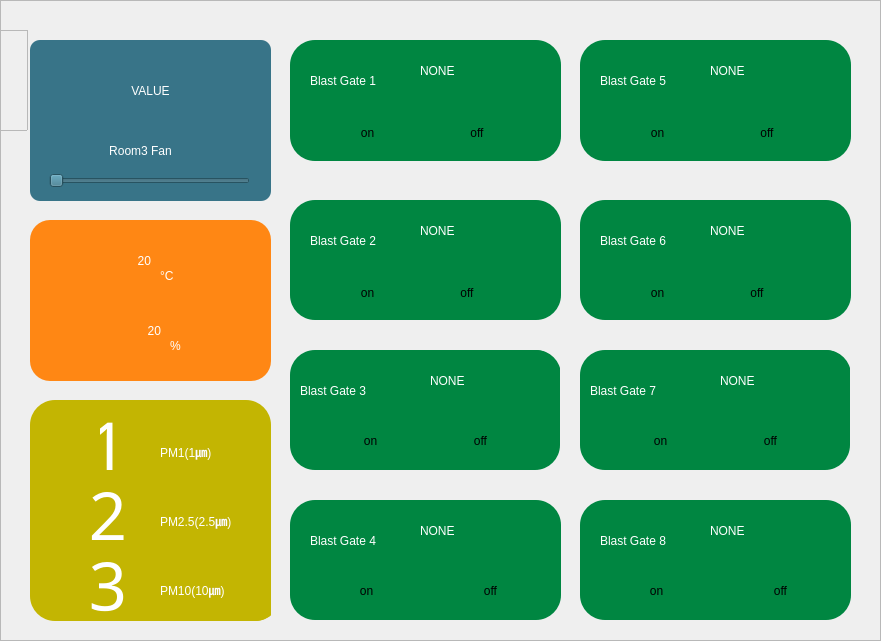
  <widget class="QFrame" name="frame_room3">
   <property name="geometry">
    <rect>
     <x>150</x>
     <y>60</y>
     <width>881</width>
     <height>641</height>
    </rect>
   </property>
   <property name="frameShape">
    <enum>QFrame::StyledPanel</enum>
   </property>
   <property name="frameShadow">
    <enum>QFrame::Raised</enum>
   </property>
   <widget class="QFrame" name="frame_10">
    <property name="geometry">
     <rect>
      <x>-13</x>
      <y>30</y>
      <width>41</width>
      <height>101</height>
     </rect>
    </property>
    <property name="styleSheet">
     <string notr="true">image: url(:/icon/icon/body.png);</string>
    </property>
    <property name="frameShape">
     <enum>QFrame::StyledPanel</enum>
    </property>
    <property name="frameShadow">
     <enum>QFrame::Raised</enum>
    </property>
   </widget>
   <widget class="QFrame" name="frame_25">
    <property name="geometry">
     <rect>
      <x>30</x>
      <y>400</y>
      <width>241</width>
      <height>221</height>
     </rect>
    </property>
    <property name="font">
     <font>
      <pointsize>30</pointsize>
     </font>
    </property>
    <property name="styleSheet">
     <string notr="true">    border-radius: 25;
background-color: rgb(195, 181, 2);</string>
    </property>
    <property name="frameShape">
     <enum>QFrame::StyledPanel</enum>
    </property>
    <property name="frameShadow">
     <enum>QFrame::Raised</enum>
    </property>
    <widget class="QLabel" name="lcdNumber_room3_pm1">
     <property name="geometry">
      <rect>
       <x>70</x>
       <y>0</y>
       <width>27</width>
       <height>89</height>
      </rect>
     </property>
     <property name="font">
      <font>
       <family>Yu Gothic UI Semibold</family>
       <pointsize>50</pointsize>
       <weight>7</weight>
       <italic>false</italic>
       <bold>false</bold>
      </font>
     </property>
     <property name="styleSheet">
      <string notr="true">color: rgb(255, 255, 255);
font: 63 50pt &quot;Yu Gothic UI Semibold&quot;;</string>
     </property>
     <property name="text">
      <string>1</string>
     </property>
     <property name="alignment">
      <set>Qt::AlignRight|Qt::AlignTrailing|Qt::AlignVCenter</set>
     </property>
    </widget>
    <widget class="QLabel" name="lcdNumber_room3_pm25">
     <property name="geometry">
      <rect>
       <x>60</x>
       <y>70</y>
       <width>37</width>
       <height>89</height>
      </rect>
     </property>
     <property name="font">
      <font>
       <family>Yu Gothic UI Semibold</family>
       <pointsize>50</pointsize>
       <weight>7</weight>
       <italic>false</italic>
       <bold>false</bold>
      </font>
     </property>
     <property name="styleSheet">
      <string notr="true">color: rgb(255, 255, 255);
font: 63 50pt &quot;Yu Gothic UI Semibold&quot;;</string>
     </property>
     <property name="text">
      <string>2</string>
     </property>
     <property name="alignment">
      <set>Qt::AlignRight|Qt::AlignTrailing|Qt::AlignVCenter</set>
     </property>
    </widget>
    <widget class="QLabel" name="lcdNumber_room1_pm10_2">
     <property name="geometry">
      <rect>
       <x>60</x>
       <y>140</y>
       <width>37</width>
       <height>89</height>
      </rect>
     </property>
     <property name="font">
      <font>
       <family>Yu Gothic UI Semibold</family>
       <pointsize>50</pointsize>
       <weight>7</weight>
       <italic>false</italic>
       <bold>false</bold>
      </font>
     </property>
     <property name="styleSheet">
      <string notr="true">color: rgb(255, 255, 255);
font: 63 50pt &quot;Yu Gothic UI Semibold&quot;;</string>
     </property>
     <property name="text">
      <string>3</string>
     </property>
     <property name="alignment">
      <set>Qt::AlignRight|Qt::AlignTrailing|Qt::AlignVCenter</set>
     </property>
    </widget>
    <widget class="QWidget" name="layoutWidget">
     <property name="geometry">
      <rect>
       <x>130</x>
       <y>20</y>
       <width>120</width>
       <height>201</height>
      </rect>
     </property>
     <layout class="QVBoxLayout" name="verticalLayout_2">
      <item>
       <widget class="QLabel" name="label_67">
        <property name="styleSheet">
         <string notr="true">color: rgb(255, 255, 255);
font: 63 16pt &quot;Yu Gothic UI Semibold&quot;;</string>
        </property>
        <property name="text">
         <string>PM1(1㎛)</string>
        </property>
       </widget>
      </item>
      <item>
       <widget class="QLabel" name="label_68">
        <property name="styleSheet">
         <string notr="true">color: rgb(255, 255, 255);
font: 63 15pt &quot;Yu Gothic UI Semibold&quot;;</string>
        </property>
        <property name="text">
         <string>PM2.5(2.5㎛)</string>
        </property>
       </widget>
      </item>
      <item>
       <widget class="QLabel" name="label_57">
        <property name="styleSheet">
         <string notr="true">color: rgb(255, 255, 255);
font: 63 15pt &quot;Yu Gothic UI Semibold&quot;;</string>
        </property>
        <property name="text">
         <string>PM10(10㎛)</string>
        </property>
       </widget>
      </item>
     </layout>
    </widget>
   </widget>
   <widget class="QFrame" name="frame_27">
    <property name="geometry">
     <rect>
      <x>30</x>
      <y>40</y>
      <width>241</width>
      <height>161</height>
     </rect>
    </property>
    <property name="styleSheet">
     <string notr="true">background-color: rgb(56, 116, 136);
    border-radius: 10;</string>
    </property>
    <property name="frameShape">
     <enum>QFrame::StyledPanel</enum>
    </property>
    <property name="frameShadow">
     <enum>QFrame::Raised</enum>
    </property>
    <widget class="QLabel" name="lcdNumber_room3_Fan_1">
     <property name="geometry">
      <rect>
       <x>30</x>
       <y>20</y>
       <width>181</width>
       <height>61</height>
      </rect>
     </property>
     <property name="styleSheet">
      <string notr="true">color: rgb(255, 255, 255);
font: 63 40pt &quot;Yu Gothic UI Semibold&quot;;</string>
     </property>
     <property name="text">
      <string>VALUE</string>
     </property>
     <property name="alignment">
      <set>Qt::AlignCenter</set>
     </property>
    </widget>
    <widget class="QLabel" name="label_70">
     <property name="geometry">
      <rect>
       <x>40</x>
       <y>100</y>
       <width>141</width>
       <height>21</height>
      </rect>
     </property>
     <property name="styleSheet">
      <string notr="true">color: rgb(255, 255, 255);
font: 75 12pt &quot;Century Gothic&quot;;</string>
     </property>
     <property name="text">
      <string>Room3 Fan</string>
     </property>
     <property name="alignment">
      <set>Qt::AlignCenter</set>
     </property>
    </widget>
    <widget class="QPushButton" name="pushButton_room3_fan1_on">
     <property name="geometry">
      <rect>
       <x>20</x>
       <y>160</y>
       <width>60</width>
       <height>18</height>
      </rect>
     </property>
     <property name="text">
      <string>ON</string>
     </property>
    </widget>
    <widget class="QSlider" name="horizontalSlider">
     <property name="geometry">
      <rect>
       <x>19</x>
       <y>130</y>
       <width>201</width>
       <height>22</height>
      </rect>
     </property>
     <property name="orientation">
      <enum>Qt::Horizontal</enum>
     </property>
    </widget>
   </widget>
   <widget class="QFrame" name="frame_28">
    <property name="geometry">
     <rect>
      <x>30</x>
      <y>220</y>
      <width>241</width>
      <height>161</height>
     </rect>
    </property>
    <property name="styleSheet">
     <string notr="true">background-color: rgb(255, 135, 20);
    border-radius: 20;</string>
    </property>
    <property name="frameShape">
     <enum>QFrame::StyledPanel</enum>
    </property>
    <property name="frameShadow">
     <enum>QFrame::Raised</enum>
    </property>
    <widget class="QLabel" name="lcdNumber_room3_temp">
     <property name="geometry">
      <rect>
       <x>20</x>
       <y>10</y>
       <width>101</width>
       <height>61</height>
      </rect>
     </property>
     <property name="styleSheet">
      <string notr="true">color: rgb(255, 255, 255);
font: 63 50pt &quot;Yu Gothic UI Semibold&quot;;</string>
     </property>
     <property name="text">
      <string>20</string>
     </property>
     <property name="alignment">
      <set>Qt::AlignRight|Qt::AlignTrailing|Qt::AlignVCenter</set>
     </property>
    </widget>
    <widget class="QLabel" name="label_72">
     <property name="geometry">
      <rect>
       <x>130</x>
       <y>40</y>
       <width>41</width>
       <height>31</height>
      </rect>
     </property>
     <property name="styleSheet">
      <string notr="true">color: rgb(255, 255, 255);
font: 63 16pt &quot;Yu Gothic UI Semibold&quot;;</string>
     </property>
     <property name="text">
      <string>°C</string>
     </property>
    </widget>
    <widget class="QLabel" name="label_64">
     <property name="geometry">
      <rect>
       <x>140</x>
       <y>110</y>
       <width>51</width>
       <height>31</height>
      </rect>
     </property>
     <property name="styleSheet">
      <string notr="true">color: rgb(255, 255, 255);
font: 63 16pt &quot;Yu Gothic UI Semibold&quot;;</string>
     </property>
     <property name="text">
      <string>%</string>
     </property>
    </widget>
    <widget class="QLabel" name="lcdNumber_room3_humi">
     <property name="geometry">
      <rect>
       <x>30</x>
       <y>80</y>
       <width>101</width>
       <height>61</height>
      </rect>
     </property>
     <property name="styleSheet">
      <string notr="true">color: rgb(255, 255, 255);
font: 63 50pt &quot;Yu Gothic UI Semibold&quot;;</string>
     </property>
     <property name="text">
      <string>20</string>
     </property>
     <property name="alignment">
      <set>Qt::AlignRight|Qt::AlignTrailing|Qt::AlignVCenter</set>
     </property>
    </widget>
   </widget>
   <widget class="QFrame" name="frame_34">
    <property name="geometry">
     <rect>
      <x>290</x>
      <y>350</y>
      <width>270</width>
      <height>120</height>
     </rect>
    </property>
    <property name="styleSheet">
     <string notr="true">background-color: rgb(0, 134, 65);
    border-radius: 25;</string>
    </property>
    <property name="frameShape">
     <enum>QFrame::StyledPanel</enum>
    </property>
    <property name="frameShadow">
     <enum>QFrame::Raised</enum>
    </property>
    <widget class="QLabel" name="lcdNumber_room3_gate3_3">
     <property name="geometry">
      <rect>
       <x>140</x>
       <y>0</y>
       <width>131</width>
       <height>61</height>
      </rect>
     </property>
     <property name="styleSheet">
      <string notr="true">color: rgb(255, 255, 255);
font: 63 30pt &quot;Yu Gothic UI Semibold&quot;;</string>
     </property>
     <property name="text">
      <string>NONE</string>
     </property>
    </widget>
    <widget class="QLabel" name="label_77">
     <property name="geometry">
      <rect>
       <x>10</x>
       <y>30</y>
       <width>111</width>
       <height>21</height>
      </rect>
     </property>
     <property name="styleSheet">
      <string notr="true">color: rgb(255, 255, 255);
font: 75 12pt &quot;Century Gothic&quot;;</string>
     </property>
     <property name="text">
      <string>Blast Gate 3</string>
     </property>
    </widget>
    <widget class="QPushButton" name="pushButton_room3_gate3_off_2">
     <property name="geometry">
      <rect>
       <x>30</x>
       <y>70</y>
       <width>101</width>
       <height>41</height>
      </rect>
     </property>
     <property name="styleSheet">
      <string notr="true">font: 20pt &quot;WebHostingHub-Glyphs&quot;;</string>
     </property>
     <property name="text">
      <string>on</string>
     </property>
    </widget>
    <widget class="QPushButton" name="pushButton_room3_gate4_off_2">
     <property name="geometry">
      <rect>
       <x>140</x>
       <y>70</y>
       <width>101</width>
       <height>41</height>
      </rect>
     </property>
     <property name="styleSheet">
      <string notr="true">font: 20pt &quot;WebHostingHub-Glyphs&quot;;</string>
     </property>
     <property name="text">
      <string>off</string>
     </property>
    </widget>
   </widget>
   <widget class="QFrame" name="frame_32">
    <property name="geometry">
     <rect>
      <x>290</x>
      <y>40</y>
      <width>271</width>
      <height>121</height>
     </rect>
    </property>
    <property name="styleSheet">
     <string notr="true">background-color: rgb(0, 134, 65);
    border-radius: 25;</string>
    </property>
    <property name="frameShape">
     <enum>QFrame::StyledPanel</enum>
    </property>
    <property name="frameShadow">
     <enum>QFrame::Raised</enum>
    </property>
    <widget class="QLabel" name="lcdNumber_room3_gate1_2">
     <property name="geometry">
      <rect>
       <x>130</x>
       <y>0</y>
       <width>131</width>
       <height>61</height>
      </rect>
     </property>
     <property name="styleSheet">
      <string notr="true">color: rgb(255, 255, 255);
font: 63 30pt &quot;Yu Gothic UI Semibold&quot;;</string>
     </property>
     <property name="text">
      <string>NONE</string>
     </property>
    </widget>
    <widget class="QLabel" name="label_74">
     <property name="geometry">
      <rect>
       <x>20</x>
       <y>30</y>
       <width>111</width>
       <height>21</height>
      </rect>
     </property>
     <property name="styleSheet">
      <string notr="true">color: rgb(255, 255, 255);
font: 75 12pt &quot;Century Gothic&quot;;</string>
     </property>
     <property name="text">
      <string>Blast Gate 1</string>
     </property>
    </widget>
    <widget class="QPushButton" name="pushButton_room3_gate1_on_2">
     <property name="geometry">
      <rect>
       <x>30</x>
       <y>72</y>
       <width>95</width>
       <height>41</height>
      </rect>
     </property>
     <property name="styleSheet">
      <string notr="true">font: 20pt &quot;WebHostingHub-Glyphs&quot;;</string>
     </property>
     <property name="text">
      <string>on</string>
     </property>
    </widget>
    <widget class="QPushButton" name="pushButton_room3_gate2_on_2">
     <property name="geometry">
      <rect>
       <x>140</x>
       <y>72</y>
       <width>94</width>
       <height>41</height>
      </rect>
     </property>
     <property name="styleSheet">
      <string notr="true">font: 20pt &quot;WebHostingHub-Glyphs&quot;;</string>
     </property>
     <property name="text">
      <string>off</string>
     </property>
    </widget>
   </widget>
   <widget class="QFrame" name="frame_35">
    <property name="geometry">
     <rect>
      <x>290</x>
      <y>500</y>
      <width>271</width>
      <height>120</height>
     </rect>
    </property>
    <property name="styleSheet">
     <string notr="true">background-color: rgb(0, 134, 65);
    border-radius: 25;</string>
    </property>
    <property name="frameShape">
     <enum>QFrame::StyledPanel</enum>
    </property>
    <property name="frameShadow">
     <enum>QFrame::Raised</enum>
    </property>
    <widget class="QLabel" name="lcdNumber_room3_gate3_4">
     <property name="geometry">
      <rect>
       <x>130</x>
       <y>0</y>
       <width>131</width>
       <height>61</height>
      </rect>
     </property>
     <property name="styleSheet">
      <string notr="true">color: rgb(255, 255, 255);
font: 63 30pt &quot;Yu Gothic UI Semibold&quot;;</string>
     </property>
     <property name="text">
      <string>NONE</string>
     </property>
    </widget>
    <widget class="QLabel" name="label_84">
     <property name="geometry">
      <rect>
       <x>20</x>
       <y>30</y>
       <width>101</width>
       <height>21</height>
      </rect>
     </property>
     <property name="styleSheet">
      <string notr="true">color: rgb(255, 255, 255);
font: 75 12pt &quot;Century Gothic&quot;;</string>
     </property>
     <property name="text">
      <string>Blast Gate 4</string>
     </property>
    </widget>
    <widget class="QPushButton" name="pushButton_room3_gate3_on_2">
     <property name="geometry">
      <rect>
       <x>40</x>
       <y>70</y>
       <width>73</width>
       <height>41</height>
      </rect>
     </property>
     <property name="styleSheet">
      <string notr="true">font: 20pt &quot;WebHostingHub-Glyphs&quot;;</string>
     </property>
     <property name="text">
      <string>on</string>
     </property>
    </widget>
    <widget class="QPushButton" name="pushButton_room3_gate4_on_2">
     <property name="geometry">
      <rect>
       <x>150</x>
       <y>70</y>
       <width>101</width>
       <height>41</height>
      </rect>
     </property>
     <property name="styleSheet">
      <string notr="true">font: 20pt &quot;WebHostingHub-Glyphs&quot;;</string>
     </property>
     <property name="text">
      <string>off</string>
     </property>
    </widget>
   </widget>
   <widget class="QFrame" name="frame_33">
    <property name="geometry">
     <rect>
      <x>290</x>
      <y>200</y>
      <width>271</width>
      <height>120</height>
     </rect>
    </property>
    <property name="styleSheet">
     <string notr="true">background-color: rgb(0, 134, 65);
    border-radius: 25;</string>
    </property>
    <property name="frameShape">
     <enum>QFrame::StyledPanel</enum>
    </property>
    <property name="frameShadow">
     <enum>QFrame::Raised</enum>
    </property>
    <widget class="QLabel" name="lcdNumber_room3_gate2_2">
     <property name="geometry">
      <rect>
       <x>130</x>
       <y>0</y>
       <width>131</width>
       <height>61</height>
      </rect>
     </property>
     <property name="styleSheet">
      <string notr="true">color: rgb(255, 255, 255);
font: 63 30pt &quot;Yu Gothic UI Semibold&quot;;</string>
     </property>
     <property name="text">
      <string>NONE</string>
     </property>
    </widget>
    <widget class="QLabel" name="label_85">
     <property name="geometry">
      <rect>
       <x>20</x>
       <y>30</y>
       <width>101</width>
       <height>21</height>
      </rect>
     </property>
     <property name="styleSheet">
      <string notr="true">color: rgb(255, 255, 255);
font: 75 12pt &quot;Century Gothic&quot;;</string>
     </property>
     <property name="text">
      <string>Blast Gate 2</string>
     </property>
    </widget>
    <widget class="QPushButton" name="pushButton_room3_gate1_off_2">
     <property name="geometry">
      <rect>
       <x>30</x>
       <y>72</y>
       <width>95</width>
       <height>41</height>
      </rect>
     </property>
     <property name="styleSheet">
      <string notr="true">font: 20pt &quot;WebHostingHub-Glyphs&quot;;</string>
     </property>
     <property name="text">
      <string>on</string>
     </property>
    </widget>
    <widget class="QPushButton" name="pushButton_room3_gate2_off_2">
     <property name="geometry">
      <rect>
       <x>130</x>
       <y>72</y>
       <width>94</width>
       <height>41</height>
      </rect>
     </property>
     <property name="styleSheet">
      <string notr="true">font: 20pt &quot;WebHostingHub-Glyphs&quot;;</string>
     </property>
     <property name="text">
      <string>off</string>
     </property>
    </widget>
   </widget>
   <widget class="QFrame" name="frame_39">
    <property name="geometry">
     <rect>
      <x>580</x>
      <y>350</y>
      <width>270</width>
      <height>120</height>
     </rect>
    </property>
    <property name="styleSheet">
     <string notr="true">background-color: rgb(0, 134, 65);
    border-radius: 25;</string>
    </property>
    <property name="frameShape">
     <enum>QFrame::StyledPanel</enum>
    </property>
    <property name="frameShadow">
     <enum>QFrame::Raised</enum>
    </property>
    <widget class="QLabel" name="lcdNumber_room3_gate3_7">
     <property name="geometry">
      <rect>
       <x>140</x>
       <y>0</y>
       <width>131</width>
       <height>61</height>
      </rect>
     </property>
     <property name="styleSheet">
      <string notr="true">color: rgb(255, 255, 255);
font: 63 30pt &quot;Yu Gothic UI Semibold&quot;;</string>
     </property>
     <property name="text">
      <string>NONE</string>
     </property>
    </widget>
    <widget class="QLabel" name="label_94">
     <property name="geometry">
      <rect>
       <x>10</x>
       <y>30</y>
       <width>111</width>
       <height>21</height>
      </rect>
     </property>
     <property name="styleSheet">
      <string notr="true">color: rgb(255, 255, 255);
font: 75 12pt &quot;Century Gothic&quot;;</string>
     </property>
     <property name="text">
      <string>Blast Gate 7</string>
     </property>
    </widget>
    <widget class="QPushButton" name="pushButton_room3_gate3_off_4">
     <property name="geometry">
      <rect>
       <x>30</x>
       <y>70</y>
       <width>101</width>
       <height>41</height>
      </rect>
     </property>
     <property name="styleSheet">
      <string notr="true">font: 20pt &quot;WebHostingHub-Glyphs&quot;;</string>
     </property>
     <property name="text">
      <string>on</string>
     </property>
    </widget>
    <widget class="QPushButton" name="pushButton_room3_gate4_off_4">
     <property name="geometry">
      <rect>
       <x>140</x>
       <y>70</y>
       <width>101</width>
       <height>41</height>
      </rect>
     </property>
     <property name="styleSheet">
      <string notr="true">font: 20pt &quot;WebHostingHub-Glyphs&quot;;</string>
     </property>
     <property name="text">
      <string>off</string>
     </property>
    </widget>
   </widget>
   <widget class="QFrame" name="frame_40">
    <property name="geometry">
     <rect>
      <x>580</x>
      <y>200</y>
      <width>271</width>
      <height>120</height>
     </rect>
    </property>
    <property name="styleSheet">
     <string notr="true">background-color: rgb(0, 134, 65);
    border-radius: 25;</string>
    </property>
    <property name="frameShape">
     <enum>QFrame::StyledPanel</enum>
    </property>
    <property name="frameShadow">
     <enum>QFrame::Raised</enum>
    </property>
    <widget class="QLabel" name="lcdNumber_room3_gate2_5">
     <property name="geometry">
      <rect>
       <x>130</x>
       <y>0</y>
       <width>131</width>
       <height>61</height>
      </rect>
     </property>
     <property name="styleSheet">
      <string notr="true">color: rgb(255, 255, 255);
font: 63 30pt &quot;Yu Gothic UI Semibold&quot;;</string>
     </property>
     <property name="text">
      <string>NONE</string>
     </property>
    </widget>
    <widget class="QLabel" name="label_95">
     <property name="geometry">
      <rect>
       <x>20</x>
       <y>30</y>
       <width>101</width>
       <height>21</height>
      </rect>
     </property>
     <property name="styleSheet">
      <string notr="true">color: rgb(255, 255, 255);
font: 75 12pt &quot;Century Gothic&quot;;</string>
     </property>
     <property name="text">
      <string>Blast Gate 6</string>
     </property>
    </widget>
    <widget class="QPushButton" name="pushButton_room3_gate1_off_5">
     <property name="geometry">
      <rect>
       <x>30</x>
       <y>72</y>
       <width>95</width>
       <height>41</height>
      </rect>
     </property>
     <property name="styleSheet">
      <string notr="true">font: 20pt &quot;WebHostingHub-Glyphs&quot;;</string>
     </property>
     <property name="text">
      <string>on</string>
     </property>
    </widget>
    <widget class="QPushButton" name="pushButton_room3_gate2_off_5">
     <property name="geometry">
      <rect>
       <x>130</x>
       <y>72</y>
       <width>94</width>
       <height>41</height>
      </rect>
     </property>
     <property name="styleSheet">
      <string notr="true">font: 20pt &quot;WebHostingHub-Glyphs&quot;;</string>
     </property>
     <property name="text">
      <string>off</string>
     </property>
    </widget>
   </widget>
   <widget class="QFrame" name="frame_41">
    <property name="geometry">
     <rect>
      <x>580</x>
      <y>500</y>
      <width>271</width>
      <height>120</height>
     </rect>
    </property>
    <property name="styleSheet">
     <string notr="true">background-color: rgb(0, 134, 65);
    border-radius: 25;</string>
    </property>
    <property name="frameShape">
     <enum>QFrame::StyledPanel</enum>
    </property>
    <property name="frameShadow">
     <enum>QFrame::Raised</enum>
    </property>
    <widget class="QLabel" name="lcdNumber_room3_gate3_8">
     <property name="geometry">
      <rect>
       <x>130</x>
       <y>0</y>
       <width>131</width>
       <height>61</height>
      </rect>
     </property>
     <property name="styleSheet">
      <string notr="true">color: rgb(255, 255, 255);
font: 63 30pt &quot;Yu Gothic UI Semibold&quot;;</string>
     </property>
     <property name="text">
      <string>NONE</string>
     </property>
    </widget>
    <widget class="QLabel" name="label_96">
     <property name="geometry">
      <rect>
       <x>20</x>
       <y>30</y>
       <width>101</width>
       <height>21</height>
      </rect>
     </property>
     <property name="styleSheet">
      <string notr="true">color: rgb(255, 255, 255);
font: 75 12pt &quot;Century Gothic&quot;;</string>
     </property>
     <property name="text">
      <string>Blast Gate 8</string>
     </property>
    </widget>
    <widget class="QPushButton" name="pushButton_room3_gate3_on_4">
     <property name="geometry">
      <rect>
       <x>40</x>
       <y>70</y>
       <width>73</width>
       <height>41</height>
      </rect>
     </property>
     <property name="styleSheet">
      <string notr="true">font: 20pt &quot;WebHostingHub-Glyphs&quot;;</string>
     </property>
     <property name="text">
      <string>on</string>
     </property>
    </widget>
    <widget class="QPushButton" name="pushButton_room3_gate4_on_4">
     <property name="geometry">
      <rect>
       <x>150</x>
       <y>70</y>
       <width>101</width>
       <height>41</height>
      </rect>
     </property>
     <property name="styleSheet">
      <string notr="true">font: 20pt &quot;WebHostingHub-Glyphs&quot;;</string>
     </property>
     <property name="text">
      <string>off</string>
     </property>
    </widget>
   </widget>
   <widget class="QFrame" name="frame_42">
    <property name="geometry">
     <rect>
      <x>580</x>
      <y>40</y>
      <width>271</width>
      <height>121</height>
     </rect>
    </property>
    <property name="styleSheet">
     <string notr="true">background-color: rgb(0, 134, 65);
    border-radius: 25;</string>
    </property>
    <property name="frameShape">
     <enum>QFrame::StyledPanel</enum>
    </property>
    <property name="frameShadow">
     <enum>QFrame::Raised</enum>
    </property>
    <widget class="QLabel" name="lcdNumber_room3_gate1_5">
     <property name="geometry">
      <rect>
       <x>130</x>
       <y>0</y>
       <width>131</width>
       <height>61</height>
      </rect>
     </property>
     <property name="styleSheet">
      <string notr="true">color: rgb(255, 255, 255);
font: 63 30pt &quot;Yu Gothic UI Semibold&quot;;</string>
     </property>
     <property name="text">
      <string>NONE</string>
     </property>
    </widget>
    <widget class="QLabel" name="label_97">
     <property name="geometry">
      <rect>
       <x>20</x>
       <y>30</y>
       <width>111</width>
       <height>21</height>
      </rect>
     </property>
     <property name="styleSheet">
      <string notr="true">color: rgb(255, 255, 255);
font: 75 12pt &quot;Century Gothic&quot;;</string>
     </property>
     <property name="text">
      <string>Blast Gate 5</string>
     </property>
    </widget>
    <widget class="QPushButton" name="pushButton_room3_gate1_on_5">
     <property name="geometry">
      <rect>
       <x>30</x>
       <y>72</y>
       <width>95</width>
       <height>41</height>
      </rect>
     </property>
     <property name="styleSheet">
      <string notr="true">font: 20pt &quot;WebHostingHub-Glyphs&quot;;</string>
     </property>
     <property name="text">
      <string>on</string>
     </property>
    </widget>
    <widget class="QPushButton" name="pushButton_room3_gate2_on_5">
     <property name="geometry">
      <rect>
       <x>140</x>
       <y>72</y>
       <width>94</width>
       <height>41</height>
      </rect>
     </property>
     <property name="styleSheet">
      <string notr="true">font: 20pt &quot;WebHostingHub-Glyphs&quot;;</string>
     </property>
     <property name="text">
      <string>off</string>
     </property>
    </widget>
   </widget>
  </widget>
